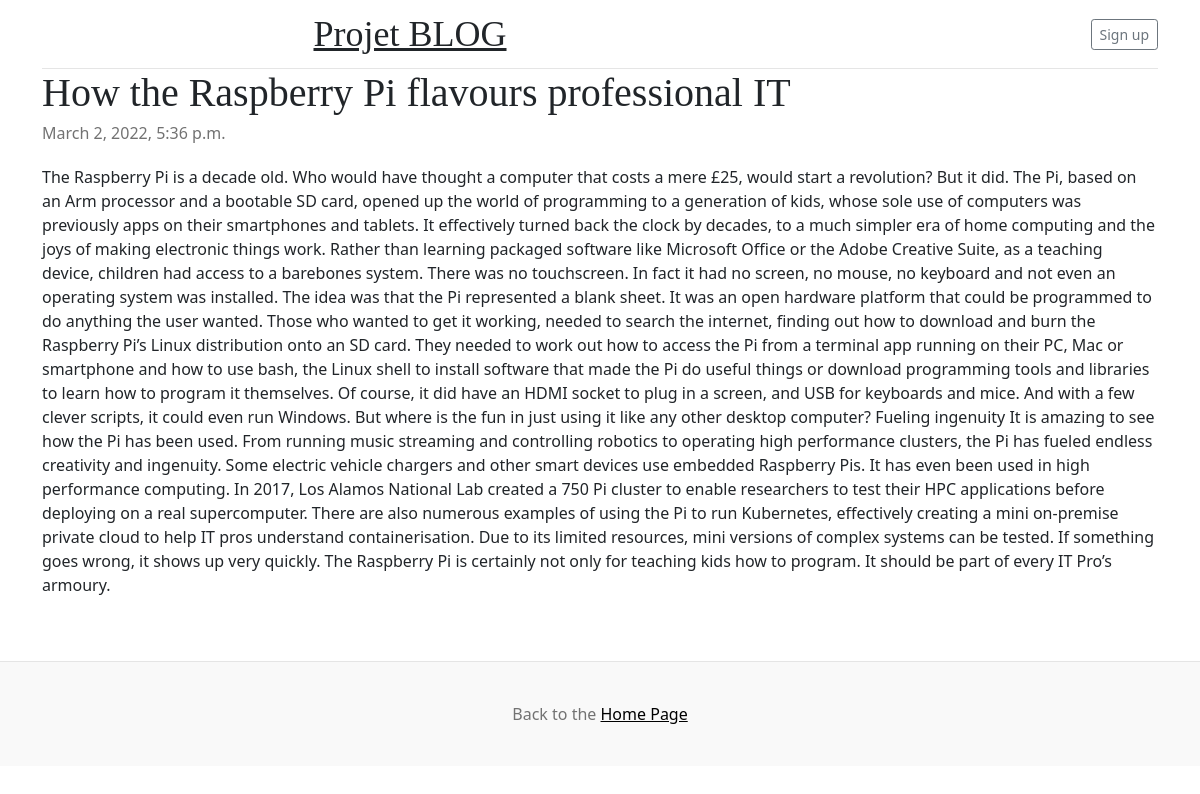
/post/6, run on the app's committed database.
### posts/models.py (models this page shows)
class Post(models.Model):
    title = models.CharField(max_length=100)
    body = models.CharField(max_length=1000000)
    created_at = models.DateTimeField(default=datetime.now, blank=True)

### posts/views.py (the view)
# urls.py: path('post/<str:pk>', views.post, name='post'),
def post(request, pk):
    posts = Post.objects.get(id=pk)
    return render(request, 'post.html', {'posts': posts})

### templates/post.html (shortened to what this page needs)
{% load static %}
<!doctype html>
<html lang="en">
<head>
    <link href="https://cdn.jsdelivr.net/npm/bootstrap@5.1.3/dist/css/bootstrap.min.css" rel="stylesheet"
>
    <link href="{% static 'blog.css' %}" rel="stylesheet">
</head>
<body style="background-image: url('https://mdbcdn.b-cdn.net/img/Photos/new-templates/search-box/img4.webp');">
    <div class="container" style="background-color: white; border-radius: 10px;">
        <header class="blog-header py-3">
            <div class="row flex-nowrap justify-content-between align-items-center">
                <div class="col-8 text-center">
                    <a class="blog-header-logo text-dark" href="#">Projet BLOG</a>
                </div>
                <div class="col-4 d-flex justify-content-end align-items-center">
                    {% if user.is_authenticated %}
                    <a class="btn btn-sm btn-outline-secondary" href="logout">Logout</a>
                    {% else %}
                    <a class="btn btn-sm btn-outline-secondary" href="login">Sign up</a>
                    {% endif %}
                </div>
            </div>
        </header>
        <div class="row g-5">
            <div class="col-md-12">
                <article class="blog-post">
                    <h2 class="blog-post-title">{{posts.title}}</h2>
                    <p class="blog-post-meta">{{posts.created_at}}</p>
                    <p>{{posts.body}}</p>
                </article>
            </div>
        </div>
    </div>
    <footer class="blog-footer">
        <p>Back to the <a href="/" style="color: black;">Home Page</a></p>
    </footer>
</body>
</html>

### static/blog.css (style rules this page uses)
.blog-header { line-height: 1; border-bottom: 1px solid #e5e5e5; }
.blog-header-logo { font-family: "Playfair Display", Georgia, "Times New Roman", serif; font-size: 2.25rem; }
h1, h2, h3, h4, h5, h6 { font-family: "Playfair Display", Georgia, "Times New Roman", serif; }
.blog-post { margin-bottom: 4rem; }
.blog-post-title { margin-bottom: .25rem; font-size: 2.5rem; }
.blog-post-meta { margin-bottom: 1.25rem; color: #727272; }
.blog-footer { padding: 2.5rem 0; color: #727272; text-align: center; background-color: #f9f9f9; border-top: .05rem solid #e5e5e5; }
.blog-footer p:last-child { margin-bottom: 0; }

### data on the page
Post: title "How the Raspberry Pi flavours professional IT", created_at "March 2, 2022, 5:36 p.m.", body "The Raspberry Pi is a decade old. Who would have thought a computer that costs a mere £25, would start a revolution? But it did. The Pi, based on an Arm processor and a bootable SD card, opened up the world of programming to a generation of kids, whose sole use of computers was previously apps on their smartphones and tablets. It effectively turned back the clock by decades, to a much simpler era of home computing and the joys of making electronic things work. Rather than learning packaged software like Microsoft Office or the Adobe Creative Suite, as a teaching device, children had access to a barebones system. There was no touchscreen. In fact it had no screen, no mouse, no keyboard and…"
